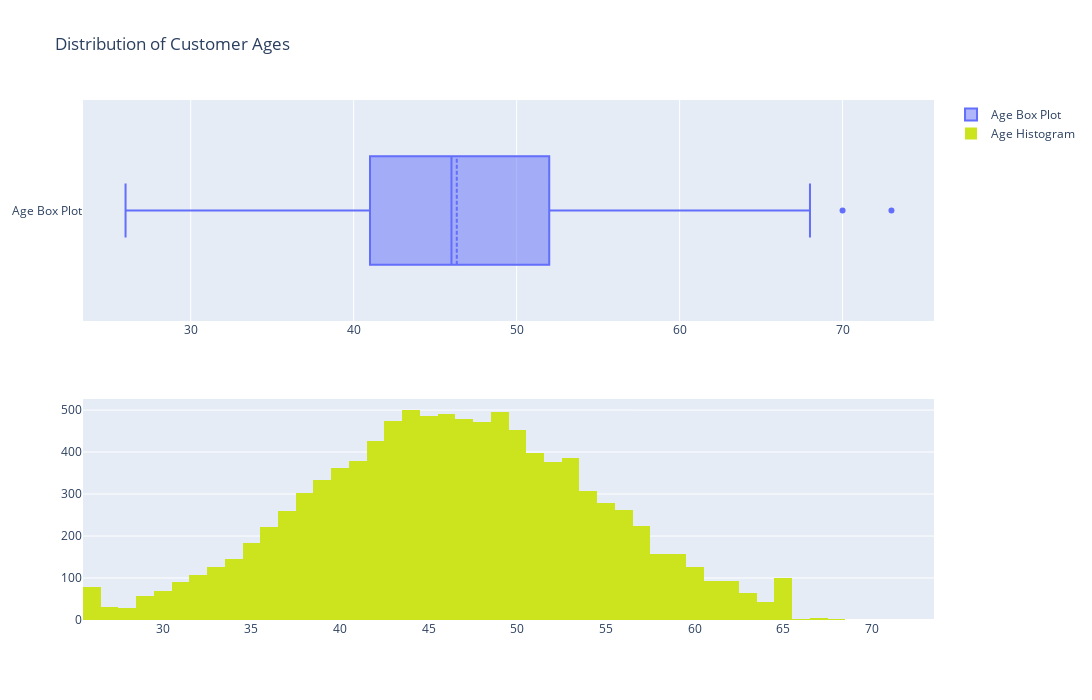

The cell this chart's notebook holds for it:
### Markdown cell above
### Age Distribution

### Code cell
fig = make_subplots(rows=2, cols=1)

tr1=go.Box(x=bank['Customer_Age'],name='Age Box Plot',boxmean=True)
tr2=go.Histogram(x=bank['Customer_Age'],name='Age Histogram', marker_color='#CBE41D')

fig.add_trace(tr1,row=1,col=1)
fig.add_trace(tr2,row=2,col=1) 

fig.update_layout(height=700, width=1200, title_text="Distribution of Customer Ages")
fig.show()

### Figure 1 — Plotly figure (JSON) as saved in the notebook; plotly's stock layout.template omitted (floating-point values rounded to 4 significant figures; data arrays with more than 128 entries replaced by an {"elided": "..."} marker saying what was removed)
{"data": [{"boxmean": true, "name": "Age Box Plot", "type": "box", "x": {"elided": "10127 int values"}, "xaxis": "x", "yaxis": "y"}, {"marker": {"color": "#CBE41D"}, "name": "Age Histogram", "type": "histogram", "x": {"elided": "10127 int values"}, "xaxis": "x2", "yaxis": "y2"}], "layout": {"height": 700, "title": {"text": "Distribution of Customer Ages"}, "width": 1200, "xaxis": {"anchor": "y", "domain": [0, 1]}, "xaxis2": {"anchor": "y2", "domain": [0, 1]}, "yaxis": {"anchor": "x", "domain": [0.575, 1]}, "yaxis2": {"anchor": "x2", "domain": [0, 0.425]}}}
